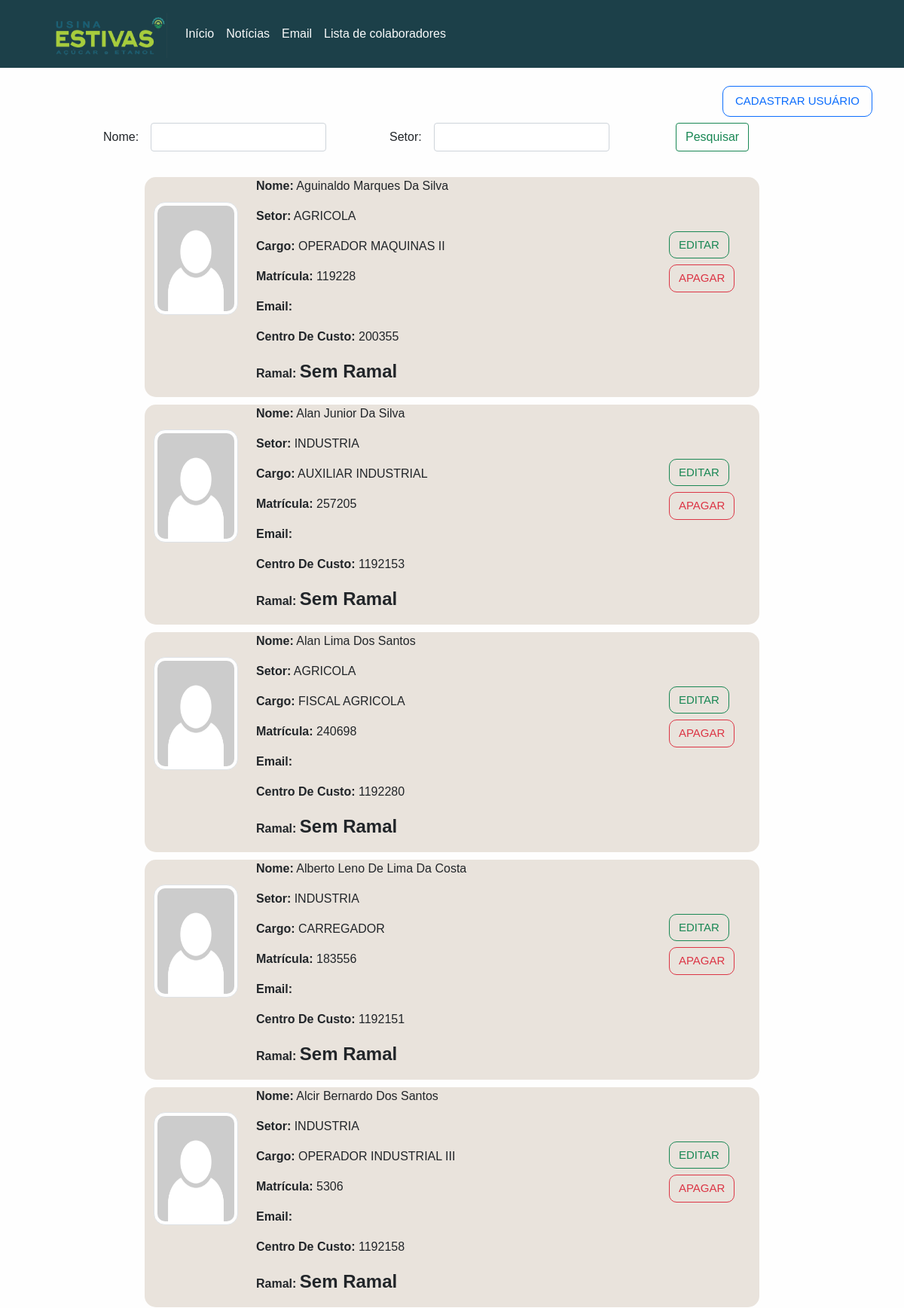
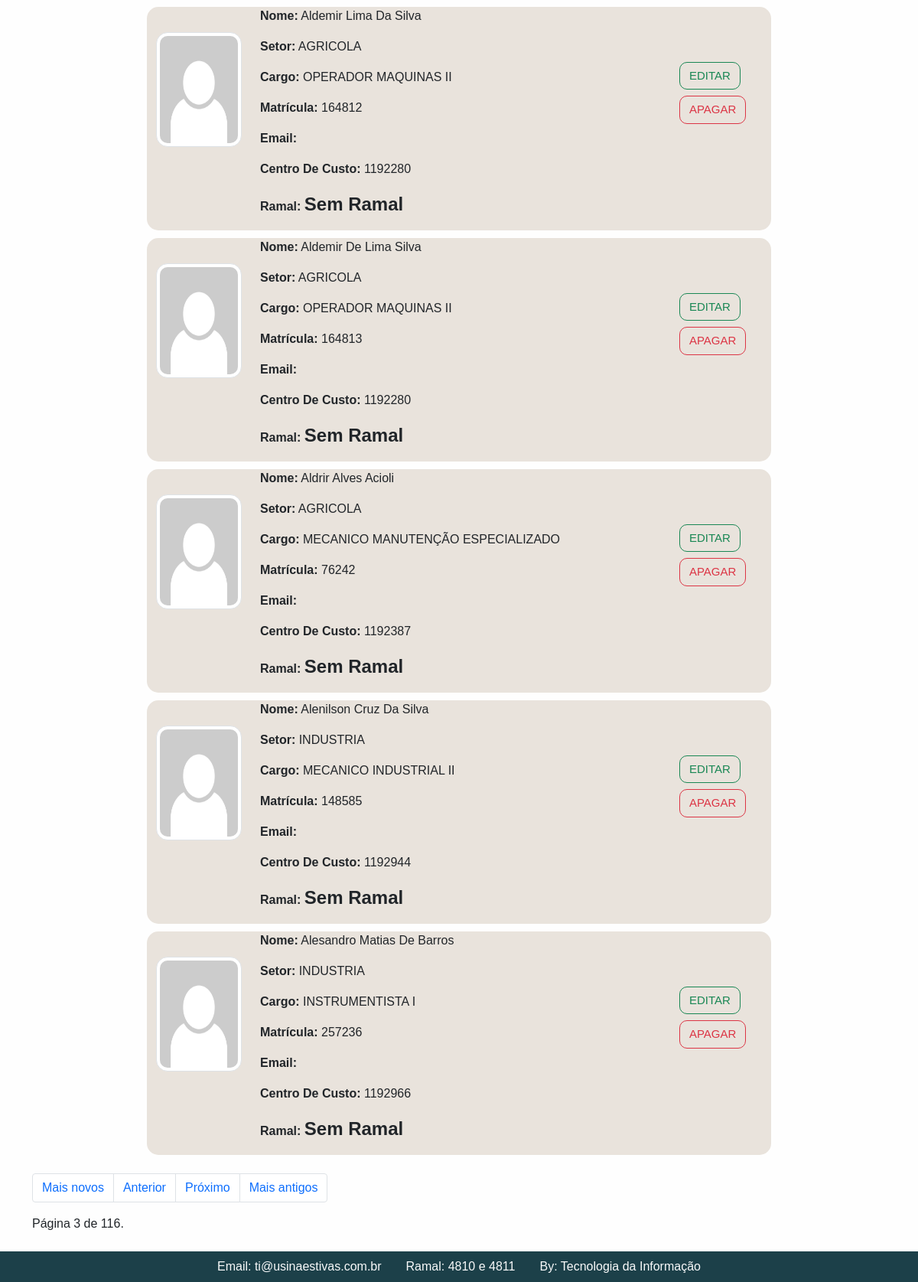
The page /ramal/ramais/admin/?page=3& on the database its author committed (2 pictures, top to bottom).
### ramais/models.py (models this page shows)
class Pessoa(models.Model):
	nome = models.CharField('Nome', max_length=150)
	setor = models.CharField('Setor', max_length=100)
	cargo = models.CharField('Cargo', max_length=50)
	matricula = models.CharField('Matricula', max_length=6, unique=True)
	email = models.CharField('Email', null=True, max_length=50)
	cc = models.CharField('Centro de custo', max_length=7, null=True)
	ramal = models.CharField('Ramal', max_length=9, null=True, default='Sem ramal')
	foto = models.ImageField('Foto', upload_to='usuarios', default='usuarios/sem-foto.png')

### ramais/views.py (the view)
# urls.py: path('ramal/ramais/admin/', adminramais, name="adminramais"),
def adminramais(request):
	pessoa = Pessoa.objects.all().order_by('nome')
	meufiltro = FiltroPessoa(request.GET, queryset=pessoa)
	paginator = Paginator(meufiltro.qs, 10)
	page = request.GET.get('page')
	contacts = paginator.get_page(page)
	contexto = {
	'filtro': meufiltro,
	'contacts': contacts
	}
	return render(request, 'adminramais.html', contexto)

### ramais/templatetags/my_tags.py (called while the page is built)
@register.simple_tag
def my_url(value, field_name, urlencode=None):
    url = '?{}={}'.format(field_name, value)
    if urlencode:
        querystring = urlencode.split('&')
        filtered_querystring = filter(lambda p: p.split('=')[0] != field_name, querystring)
        encoded_querystring = '&'.join(filtered_querystring)
        url = '{}&{}'.format(url, encoded_querystring)
    return url

### ramais/templates/adminramais.html (shortened to what this page needs)
{% extends "base.html" %}
{% load static %}
{% load widget_tweaks %}
{% block conteudo %}
{% load my_tags %}
<div class="container">
  <h4 class="text-end"><a href="{% url 'cadastro' %}"><button type="button" class="btn botao btn-outline-primary btn-lg ">CADASTRAR USUÁRIO</button></a></h4>
  <form method="get">
    <div class="row">
      <div class="col-md-1">
      </div>
    <div class="col-md-4 col-12">
      <div class="row g-3 align-items-center">
    <div class="col-auto">
      <label for="inputPassword6" class="col-form-label">Nome:</label>
    </div>
    <div class="col-auto">
      {% render_field filtro.form.nome class="form-control"%}
    </div>
  </div>
    </div>
    <div class="col-md-4 col-12">
      <div class="row g-3 align-items-center">
    <div class="col-auto">
      <label for="inputPassword6" class="col-form-label">Setor:</label>
    </div>
    <div class="col-auto">
      {% render_field filtro.form.setor class="form-control"%}
    </div>
  </div>
    </div>
    <div class="col-md-3 col-12">
    <button class="btn btn-outline-success" type="submit">Pesquisar</button>
  </div>
  </div>
</form>
<br>
  {% for pessoa in contacts %}
  <div class="row ramal">
    <div class="col-12 col-sm-5 col-md-2 foto">
      <img class="img-fluid img-thumbnail" src="/media/{{pessoa.foto}}">
    </div>
    <div class="col-12 col-sm-6 col-md-8 texto">
      <p> <b>Nome:</b> {{pessoa.nome}}</p>
      <p> <b>Setor:</b> {{pessoa.setor}}</p>
      <p> <b>Cargo:</b> {{pessoa.cargo}}</p>
      <p> <b>Matrícula:</b> {{pessoa.matricula}}</p>
      <p style="display: inline;"> <b>Email:</b> <p style="text-transform: lowercase; display: inline;">{{pessoa.email}}</p></p>
      <p> <b>Centro de Custo:</b> {{pessoa.cc}}</p>
      <p> <b>Ramal:</b> <small class="numero">{{pessoa.ramal}}</small></p>
    </div>
    <div class="col-12 col-1 col-md-2 botoes">
    <a href="{% url 'atualizar' pessoa.id %}"><button type="button" class="btn botao btn-outline-success">EDITAR</button></a>
      <button type="button" class="btn botao btn-outline-danger" data-bs-toggle="modal" data-bs-target="#apagar-{{pessoa.id}}">
  APAGAR
</button>
    </div>
  </div>
  {% endfor %}
  <br>
    <div class="row">
      <div class="col-12">
        <nav aria-label="Page navigation example">
          <ul class="pagination">
            {% if contacts.has_previous %}
            <li class="page-item"><a class="page-link" href="{% my_url 1 'page' request.GET.urlencode %}">Mais novos</a></li>
            <li class="page-item"><a class="page-link" href="{% my_url contacts.previous_page_number 'page' request.GET.urlencode %}">Anterior</a></li>
            {% endif %}
            {% if contacts.has_next %}
            <li class="page-item"><a class="page-link" href="{% my_url contacts.next_page_number 'page' request.GET.urlencode %}">Próximo</a></li>
            <li class="page-item"><a class="page-link" href="{% my_url contacts.paginator.num_pages 'page' request.GET.urlencode %}">Mais antigos</a></li>
            {% endif %}
          </ul>
        </nav>
        <span class="current">
          Página {{ contacts.number }} de {{ contacts.paginator.num_pages }}.
        </span>
      </div>
    </div>
</div>
{% endblock %}

### ramais/static/css/estilo.css (style rules this page uses)
body { font-family: 'Arial', sans-serif; background-color: #fefefe; }
.ramal { background-color: #e9e3dc; margin-left: 150px; margin-right: 150px; margin-top: 10px; border-radius: 15px; }
.foto img { margin-top: 33px; width: 130px; height: 150px; border-radius: 15px; align-items: center; }
.numero { font-weight: bold; font-size: 24px; }
.botoes { margin-top: 68px; }
.botoes button { margin: 4px; }
.botao { font-size: 15px; cursor: pointer; border-radius: 10px; }
.texto p { text-transform: capitalize; }

### rows shown on the page
Pessoa: foto (picture), nome "Aguinaldo Marques Da Silva", setor "AGRICOLA", cargo "OPERADOR MAQUINAS II", matricula "119228", cc "200355", ramal "Sem Ramal"
Pessoa: foto (picture), nome "Alan Junior Da Silva", setor "INDUSTRIA", cargo "AUXILIAR INDUSTRIAL", matricula "257205", cc "1192153", ramal "Sem Ramal"
Pessoa: foto (picture), nome "Alan Lima Dos Santos", setor "AGRICOLA", cargo "FISCAL AGRICOLA", matricula "240698", cc "1192280", ramal "Sem Ramal"
Pessoa: foto (picture), nome "Alberto Leno De Lima Da Costa", setor "INDUSTRIA", cargo "CARREGADOR", matricula "183556", cc "1192151", ramal "Sem Ramal"
Pessoa: foto (picture), nome "Alcir Bernardo Dos Santos", setor "INDUSTRIA", cargo "OPERADOR INDUSTRIAL III", matricula "5306", cc "1192158", ramal "Sem Ramal"
Pessoa: foto (picture), nome "Aldemir Lima Da Silva", setor "AGRICOLA", cargo "OPERADOR MAQUINAS II", matricula "164812", cc "1192280", ramal "Sem Ramal"
Pessoa: foto (picture), nome "Aldemir De Lima Silva", setor "AGRICOLA", cargo "OPERADOR MAQUINAS II", matricula "164813", cc "1192280", ramal "Sem Ramal"
Pessoa: foto (picture), nome "Aldrir Alves Acioli", setor "AGRICOLA", cargo "MECANICO MANUTENÇÃO ESPECIALIZADO", matricula "76242", cc "1192387", ramal "Sem Ramal"
Pessoa: foto (picture), nome "Alenilson Cruz Da Silva", setor "INDUSTRIA", cargo "MECANICO INDUSTRIAL II", matricula "148585", cc "1192944", ramal "Sem Ramal"
Pessoa: foto (picture), nome "Alesandro Matias De Barros", setor "INDUSTRIA", cargo "INSTRUMENTISTA I", matricula "257236", cc "1192966", ramal "Sem Ramal"

### other values the page prints
{{ contacts.number }} "3"
{{ contacts.paginator.num_pages }} "116"
